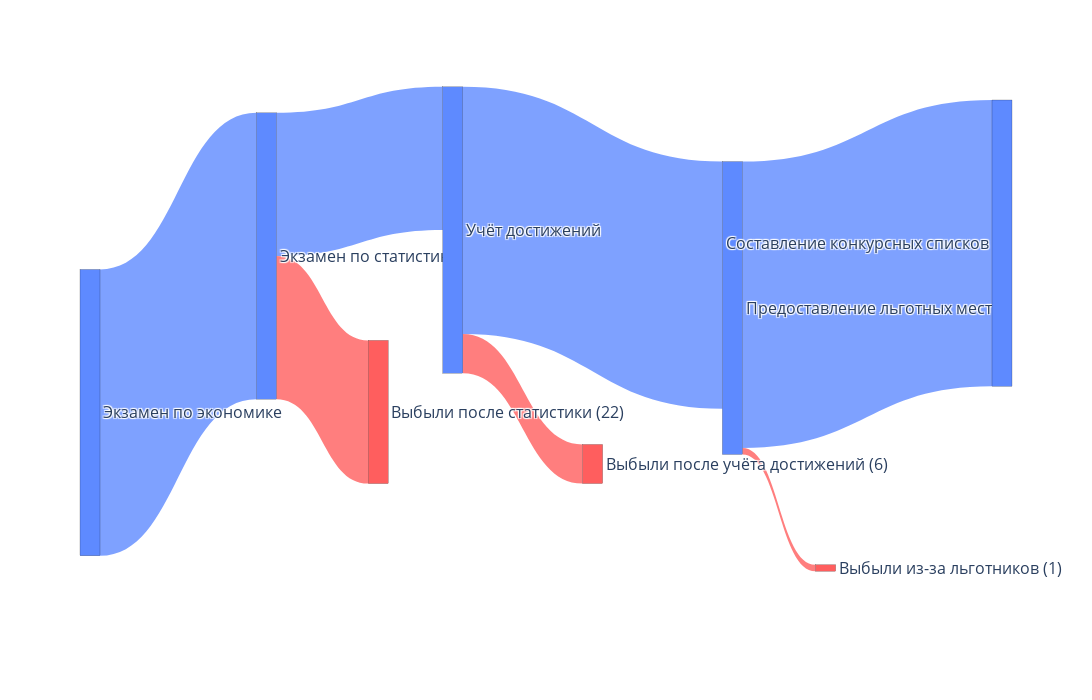

Notebook code cell kept with this figure:
### Code cell
import plotly.graph_objects as go

# Структура с 6 этапами (добавлен начальный этап "Экзамен по экономике")
labels = ['Экзамен по экономике', 'Экзамен по статистике', 'Выбыли после экономики', 
          'Учёт достижений', 'Выбыли после статистики',
          'Составление конкурсных списков', 'Выбыли после учёта достижений', 
          'Предоставление льготных мест', 'Выбыли из-за льготников']

# Добавляем переходы от нового этапа 0 к этапу 1 (все 44 человека переходят)
source = [0, 0, 1, 1, 3, 3, 5, 5]  # Переходы из состояний
target = [1, 2, 3, 4, 5, 6, 7, 8]  # В соответствующие состояния следующего этапа
value = [44, 0, stayed_0_1, left_0_1, stayed_1_2, left_1_2, stayed_2_3, left_2_3]

# Обновляем подписи с количеством выбывших
labels_with_counts = [
    'Экзамен по экономике',
    'Экзамен по статистике', 
    f'Выбыли после экономики\n({0})',
    'Учёт достижений',
    f'Выбыли после статистики\n({left_0_1})',
    'Предоставление льготных мест',
    f'Выбыли после учёта достижений\n({left_1_2})',
    'Составление конкурсных списков',
    f'Выбыли из-за льготников\n({left_2_3})'
]

# Задаем точные позиции для каждого узла
node_x = [0,   0.2, 0.4,  0.32, 0.7,  0.55, 1,  0.8, 0.9]   # X координаты
node_y = [0, 0.3, 0.25,  0.6, 0.4,  0.7, 0,  0.9, 0.9]   # Y координаты (основные этапы выше, выбывшие ниже)

fig = go.Figure(data=[go.Sankey(
    node=dict(
        pad=15,
        thickness=20,
        line=dict(color="black", width=0.2),
        label=labels_with_counts,
        color=['#5E8AFF', '#5E8AFF', '#FF5E5E', '#5E8AFF', '#FF5E5E', 
               '#5E8AFF', '#FF5E5E', '#5E8AFF', '#FF5E5E'],
        x=node_x,  # Задаем X координаты
        y=node_y   # Задаем Y координаты
    ),
    link=dict(
        source=source,
        target=target,
        value=value,
        color=['rgba(94, 138, 255, 0.8)', 'rgba(255, 94, 94, 0.0)',  # Прозрачный для нулевого потока
               'rgba(94, 138, 255, 0.8)', 'rgba(255, 94, 94, 0.8)',
               'rgba(94, 138, 255, 0.8)', 'rgba(255, 94, 94, 0.8)',
               'rgba(94, 138, 255, 0.8)', 'rgba(255, 94, 94, 0.8)']
    )
)])

fig.update_layout(
    font_size=16,
    width=1400,
    height=700  # Увеличил высоту для вертикального расположения
)

# Показываем график
fig.show()

### Figure 1 — Plotly figure (JSON) as saved in the notebook; plotly's stock layout.template omitted (floating-point values rounded to 4 significant figures)
{"data": [{"link": {"color": ["rgba(94, 138, 255, 0.8)", "rgba(255, 94, 94, 0.0)", "rgba(94, 138, 255, 0.8)", "rgba(255, 94, 94, 0.8)", "rgba(94, 138, 255, 0.8)", "rgba(255, 94, 94, 0.8)", "rgba(94, 138, 255, 0.8)", "rgba(255, 94, 94, 0.8)"], "source": [0, 0, 1, 1, 3, 3, 5, 5], "target": [1, 2, 3, 4, 5, 6, 7, 8], "value": [44, 0, 22, 22, 38, 6, 44, 1]}, "node": {"color": ["#5E8AFF", "#5E8AFF", "#FF5E5E", "#5E8AFF", "#FF5E5E", "#5E8AFF", "#FF5E5E", "#5E8AFF", "#FF5E5E"], "label": ["Экзамен по экономике", "Экзамен по статистике", "Выбыли после экономики\n(0)", "Учёт достижений", "Выбыли после статистики\n(22)", "Предоставление льготных мест", "Выбыли после учёта достижений\n(6)", "Составление конкурсных списков", "Выбыли из-за льготников\n(1)"], "line": {"color": "black", "width": 0.2}, "pad": 15, "thickness": 20, "x": [0, 0.2, 0.4, 0.32, 0.7, 0.55, 1, 0.8, 0.9], "y": [0, 0.3, 0.25, 0.6, 0.4, 0.7, 0, 0.9, 0.9]}, "type": "sankey"}], "layout": {"font": {"size": 16}, "height": 700, "width": 1400}}
